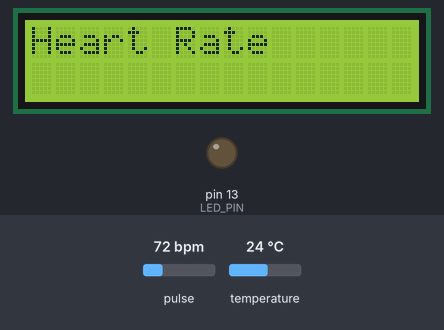
Bench run of a sketch on a simulated Arduino Uno, built with avr-gcc and run on an emulated ATmega328P. Shown: 16×2 character LCD, output pins drawn as LEDs (lit = HIGH). Inputs (shaded band) come from the test bench; at power-on: pulse 72 bpm, temperature 24 °C. What the sketch prints to the serial monitor is not drawn.

Above: at 1.7 s.
1.8 s: pulse set to 42 bpm
At 5.4 s:
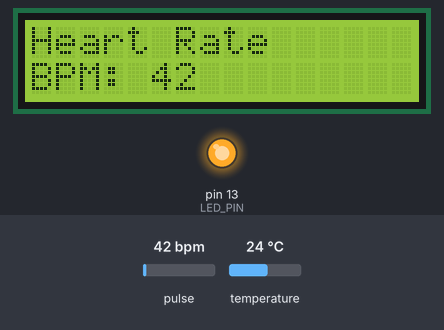
9.4 s: temperature set to 12 °C
At 11.0 s:
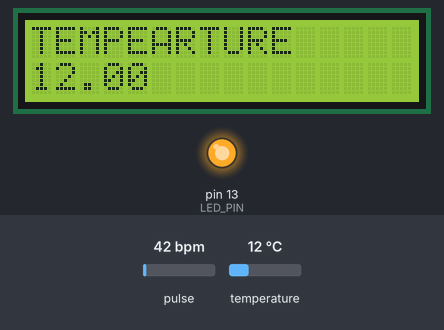
13.4 s: pulse set to 70 bpm
At 16.4 s:
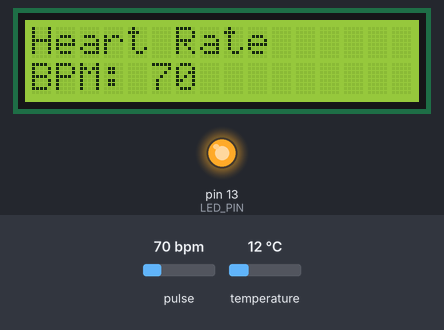
19.0 s: temperature set to 19 °C
At 22.0 s:
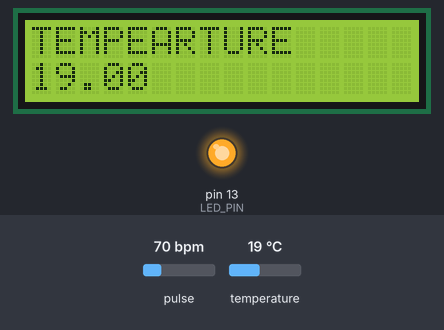
24.8 s: pulse set to 100 bpm
At 27.5 s:
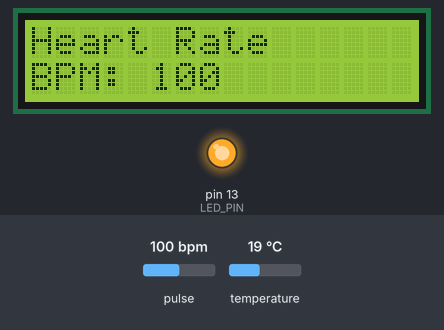
30.3 s: temperature set to 28 °C
At 33.1 s:
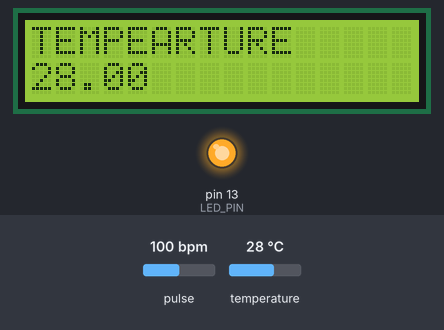
Timing chart, 0 to 34.6 s (numbered marks = the images above; inputs shaded):
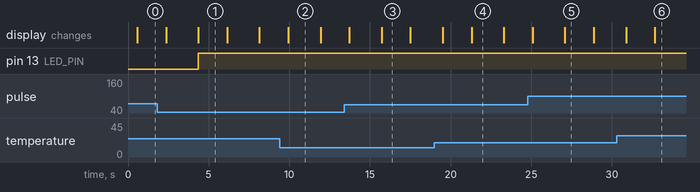

Measured:
- after the input at 9.4 s, the display: changes after 0.53 s (image 2)
- after the input at 13.4 s, the display: first differs from a run without the input after 2.3 s (image 3)
- after the input at 19.0 s, the display: first differs from a run without the input after 2.3 s (image 4)
- after the input at 24.8 s, the display: first differs from a run without the input after 2.3 s (image 5)
- after the input at 30.3 s, the display: first differs from a run without the input after 2.4 s (image 6)
- what the display in image 1 shows lasts 1.7 s, from 4.4 s to 6.1 s
- what the display in image 2 shows lasts 2.0 s, from 9.9 s to 11.9 s

The sketch:

TEMP_HB.ino
```cpp
#define USE_ARDUINO_INTERRUPTS true
#include <PulseSensorPlayground.h>
#include <LiquidCrystal.h>
#include <OneWire.h>
#include <DallasTemperature.h>
const int rs = 2, en = 3, d4 = 4, d5 = 5, d6 = 6, d7 = 7;
LiquidCrystal lcd(rs, en, d4, d5, d6, d7);


// Data wire is plugged into digital pin 2 on the Arduino
#define ONE_WIRE_BUS 8

// Setup a oneWire instance to communicate with any OneWire device
OneWire oneWire(ONE_WIRE_BUS);

// Pass oneWire reference to DallasTemperature library
DallasTemperature sensors(&oneWire);


// Constants
const int PULSE_SENSOR_PIN = A0;  // Analog PIN where the PulseSensor is connected
const int LED_PIN = 13;          // On-board LED PIN
const int THRESHOLD = 550;       // Threshold for detecting a heartbeat

// Create PulseSensorPlayground object
PulseSensorPlayground pulseSensor;
 void body_temp(void);
void setup()
{
  // Initialize Serial Monitor
  Serial.begin(9600);
 lcd.begin(16,2);
      lcd.clear();
 lcd.clear();
  lcd.setCursor(0, 0);
  lcd.print("BIOFEEDBACK");
  lcd.setCursor(0, 1);
  lcd.print("SYSTEM");
  delay(500);
  // Configure PulseSensor
  pulseSensor.analogInput(PULSE_SENSOR_PIN);
  pulseSensor.blinkOnPulse(LED_PIN);
  pulseSensor.setThreshold(THRESHOLD);

  // Check if PulseSensor is initialized
  if (pulseSensor.begin())
  {
    //Serial.println("PulseSensor object created successfully!");
  }
}

void loop()
{
  lcd.clear();
  lcd.setCursor(0, 0);
  lcd.print("Heart Rate");

  // Get the current Beats Per Minute (BPM)
  int currentBPM = pulseSensor.getBeatsPerMinute();

  // Check if a heartbeat is detected
  if (pulseSensor.sawStartOfBeat())
  {
    Serial.println("♥ A HeartBeat Happened!");
    Serial.print("BPM: ");
    Serial.println(currentBPM);
    lcd.setCursor(0, 1);
    lcd.print("BPM: ");
    lcd.setCursor(5, 1);
    lcd.print(currentBPM);
  }

  // Add a small delay to reduce CPU usage
  delay(1000);

  body_temp();
}
 void body_temp()
{
   // Send the command to get temperatures
  sensors.requestTemperatures();

  //print the temperature in Celsius
  Serial.print("Temperature: ");
  Serial.println(sensors.getTempCByIndex(0));
 // Serial.print((char)176);//shows degrees character
 // Serial.print("C  |  ");
 lcd.clear();
  lcd.setCursor(0,0);
  lcd.print("TEMPEARTURE         ");
  lcd.setCursor(0,1);
  lcd.print(sensors.getTempCByIndex(0));
    delay(2000);
/*if(sensors.getTempCByIndex(0)>45)
 {
    lcd.clear();
  lcd.setCursor(0,0);
  lcd.print("TEMPEARTURE MORE        ");
  lcd.setCursor(0,1);
  lcd.print("DONT GO FOR WORK...    ");
  Serial.println("TEMPEARTURE MORE DONT GO FOR WORK...");


 }
 else
 {

 lcd.clear();
  lcd.setCursor(0,0);
  lcd.print("TEMPEARTURE         ");
  lcd.setCursor(0,1);
  lcd.print("NORMAL...    ");
  Serial.println("TEMPEARTURE NORMAL YOU CAN GO FOR WORK...");
;
 }
  //print the temperature in Fahrenheit
 // Serial.print((sensors.getTempCByIndex(0) * 9.0) / 5.0 + 32.0);
//  Serial.print((char)176);//shows degrees character
//  Serial.println("F");

  delay(3000);*/


  }
```
